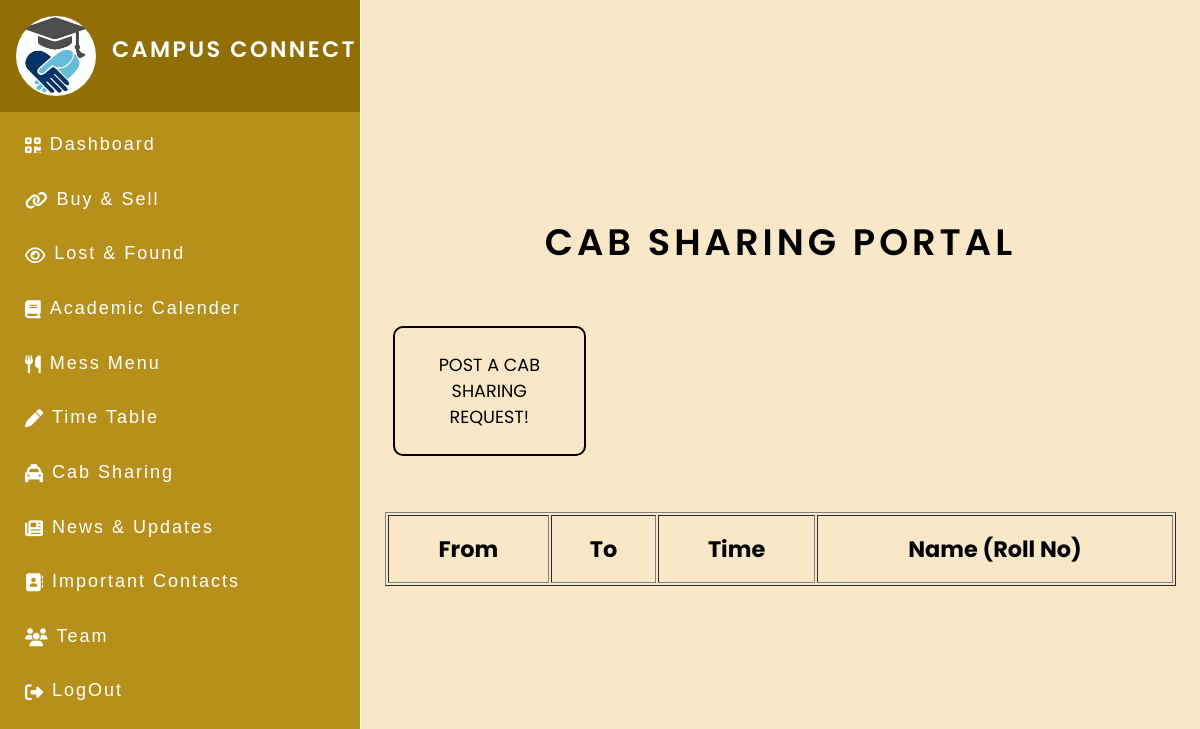
The app's page /cabsharing (signed in), older data.
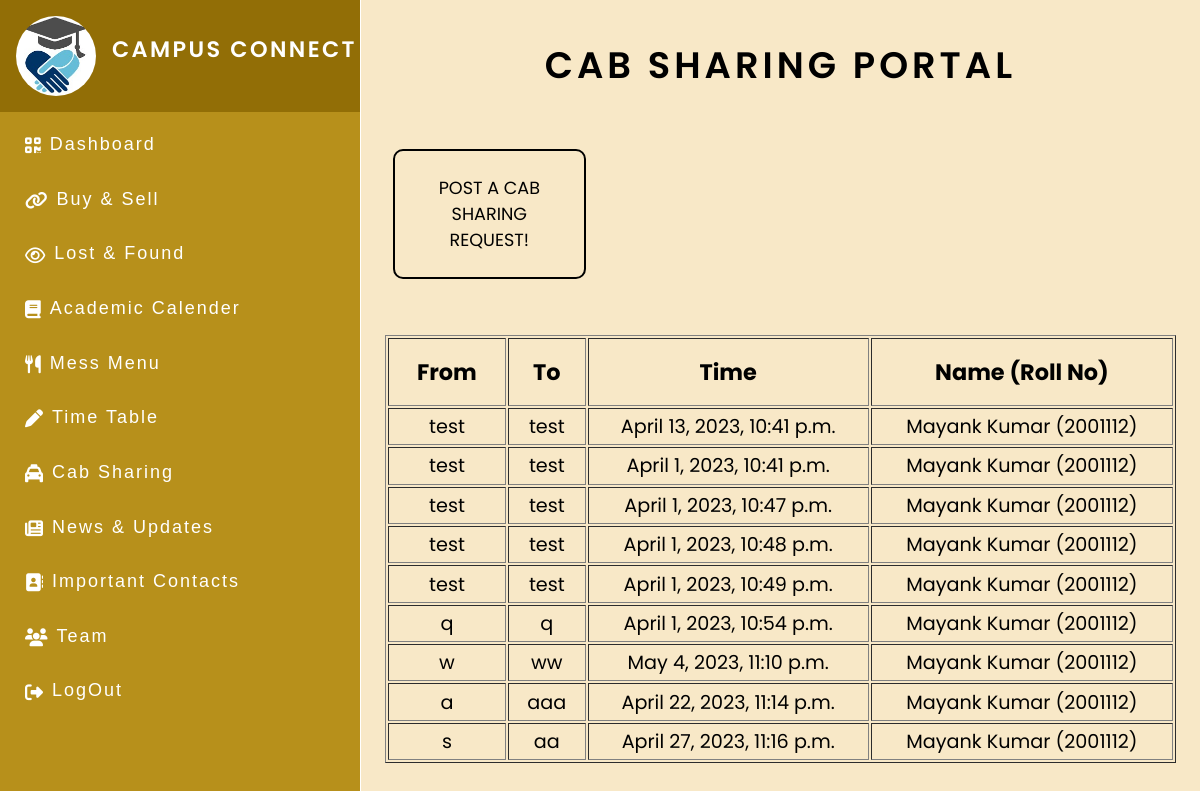
The same page, newer data.
### CampusConnectApp/models.py (models this page shows)
class CabSharing(models.Model):
    id = models.AutoField(primary_key=True)
    to_address = models.CharField(max_length=500)
    from_address = models.CharField(max_length=500)
    roll = models.ForeignKey(Users, on_delete=models.CASCADE)
    time = models.DateTimeField()

class Users(models.Model):
    email = models.EmailField()
    name = models.CharField(max_length=100)
    roll = models.CharField(max_length=20, primary_key=True)
    contact = models.CharField(max_length=20)
    dept = models.CharField(max_length=10)
    batch = models.IntegerField()
    username = models.CharField(max_length=100)
    password = models.CharField(max_length=100)

### CampusConnectApp/views.py (the view)
# urls.py: path('cabsharing', views.cabsharing, name='cabsharing'),
def cabsharing(request):
    getdata = CabSharing.objects.all()
    template = loader.get_template('cabsharing.html')
    context = {
        'data': getdata
    }
    return HttpResponse(template.render(context, request))

### templates/cabsharing.html
{%extends "dashboard.html" %} {% load static %} {%block start%} {% block css %}
<link rel="stylesheet" href="{% static 'importantContacts/style.css' %}" />
{% endblock %}
<div class="container2">
  <h1 class="main_heading">Cab Sharing Portal</h1>
  <a class="button sell_button" href="cabsharing/cabsharingform"
    >Post a cab sharing request!</a
  >
  <table class="table" border="1">
    <tr>
      <th class="table_heading">From</th>
      <th class="table_heading">To</th>
      <th class="table_heading">Time</th>
      <th class="table_heading">Name (Roll No)</th>
    </tr>
    {% for x in data %}
    <tr>
      <td class="table_data">{{ x.from_address }}</td>
      <td class="table_data">{{ x.to_address }}</td>
      <td class="table_data">{{ x.time }}</td>
      <td class="table_data">{{ x.roll.name }} ({{ x.roll.roll }})</td>
    </tr>
    {% endfor %}
  </table>
</div>
{%endblock%}

### templates/dashboard.html (shortened to what this page needs)
<!DOCTYPE html>
{% load socialaccount %}
<html lang="en">
  <head>
    {% load static %}
    <link href="{% static 'dashboard/style.css' %}" rel="stylesheet" />
    <link
      href="{% static 'fontawesomefree/css/fontawesome.css' %}"
      rel="stylesheet"
      type="text/css"
    />
    <link
      href="{% static 'fontawesomefree/css/brands.css' %}"
      rel="stylesheet"
      type="text/css"
    />
    <link
      href="{% static 'fontawesomefree/css/solid.css' %}"
      rel="stylesheet"
      type="text/css"
    />
  </head>
  <body>
    {% if user.is_authenticated %}
    <div>
      <div class="container">
        <div class="left">
          <div class="fixed">
            <a class="logo" href="/">
              <div class="logo">
                <img
                  class="logo_img"
                  src="{% static 'dashboard/logo.jpeg' %}"
                  alt="photo not loading"
                />
                <p>Campus Connect</p>
              </div>
            </a>
            <div class="sidebar_content">
              <ul>
                <li>
                  <a href="/">
                    <span class="icon"><i class="fa fa-qrcode"></i></span>
                    <span class="text">Dashboard</span>
                  </a>
                </li>
                <li>
                  <a href="/buy">
                    <span class="icon"><i class="fa fa-link"></i></span>
                    <span class="text">Buy & Sell</span>
                  </a>
                </li>
                <li>
                  <a href="/lostfound">
                    <span class="icon"><i class="fa fa-eye"></i></span>
                    <span class="text">Lost & Found</span>
                  </a>
                </li>
                <li>
                  <a href="https://www.iiitg.ac.in/calendar_continuing.php">
                    <span class="icon"><i class="fa fa-book"></i></span>
                    <span class="text">Academic Calender</span>
                  </a>
                </li>
                <li>
                  <a href="#">
                    <span class="icon"><i class="fas fa-cutlery"></i></span>
                    <span class="text">Mess Menu</span>
                  </a>
                </li>
                <li>
                  <a href="#">
                    <span class="icon"><i class="fa fa-pen"></i></span>
                    <span class="text">Time Table</span>
                  </a>
                </li>
                <li>
                  <a href="/cabsharing">
                    <span class="icon"><i class="fa fa-taxi"></i></span>
                    <span class="text">Cab Sharing</span>
                  </a>
                </li>
                <li>
                  <a href="https://iiitg.ac.in">
                    <span class="icon"
                      ><i class="fa fa-solid fa-newspaper"></i
                    ></span>
                    <span class="text">News & Updates</span>
                  </a>
                </li>
                <li>
                  <a href="/importantContacts">
                    <span class="icon"
                      ><i class="fa fa-solid fa-address-book"></i
                    ></span>
                    <span class="text">Important Contacts</span>
                  </a>
                </li>
                <li>
                  <a href="/team">
                    <span class="icon"><i class="fa fa-users"></i></span>
                    <span class="text">Team</span>
                  </a>
                </li>
                <li>
                  <a href="/logout">
                    <span class="icon"><i class="fa fa-sign-out"></i></span>
                    <span class="text">LogOut</span>
                  </a>
                </li>
              </ul>
            </div>
          </div>
        </div>
        <div class="right">{%block start%} {%endblock%}</div>
      </div>
    </div>
    {% endif %}
  </body>
</html>

### CampusConnectApp/static/dashboard/style.css (style rules this page uses)
* { font-family: 'Poppins', sans-serif; margin: 0; padding: 0; box-sizing: border-box; list-style: none; text-decoration: none; }
body { font-family: 'Poppins', sans-serif; }
.container { display: flex; flex-direction: row; }
.left { display: flex; flex-direction: column; width: 30%; background-color: #B7901B; }
.left .fixed { position: fixed; width: 30%; }
.left .logo { display: flex; text-decoration: none; color: white; flex-direction: row; width: 100%; background-color: #926E06; }
.left .logo img { width: 5rem; height: 5rem; object-fit: cover; border-radius: 10rem; margin: 1rem; }
.left .logo p { text-transform: uppercase; font-size: 1.4rem; font-weight: 600; letter-spacing: .15rem; margin: 2rem 0rem; }
.sidebar_content ul li a { display: block; padding: .55rem 25px; color: #0e94d4; padding: .46rem; margin: .8rem; transition: color 0.2s linear, background-color 0.2s linear; }
.sidebar_content ul li a .icon { font-size: 18px; padding: .2rem; margin: .1rem; color: white; vertical-align: middle; }
.sidebar_content ul li a .text { margin-left: auto; color: #fff; font-family: sans-serif; font-size: 18px; letter-spacing: 2px; }
.right { width: 70%; background-color: #f8e8c7; }
body { height: 100vh; font-family: 'Poppins', sans-serif; color: black; }
.button { display: inline-block; text-decoration: none; cursor: pointer; box-sizing: border-box; padding: 1.5rem; margin: 2rem; font-size: 1.1rem; text-align: center; text-transform: uppercase; color: black; background-color: transparent; border-radius: 10px; border: 2px solid black; transition: color 0.2s linear, background-color 0.2s linear; }
.main_heading { padding: .5rem ; font-size: 2.3rem; text-align: center; margin: 1rem; font-weight: 600; text-transform: uppercase; letter-spacing: 4px; }

### CampusConnectApp/static/importantContacts/style.css (style rules this page uses)
.container2 { color: black; min-height: 100vh; display: flex; flex-direction: column; text-align: center; justify-content: center; }
.sell_button { width: 23%; }
.table { margin: 1.5rem; }
.table .table_heading { padding: 1rem; font-size: 1.4rem; }
.table .table_data { padding: .2rem; font-size: 1.2rem; }

Row changes from the older to the newer data that the page shows:
added CabSharing: from_address "test", to_address "test", time "April 13, 2023, 10:41 p.m.", roll.name "Mayank Kumar", roll.roll "2001112"
added CabSharing: from_address "test", to_address "test", time "April 1, 2023, 10:41 p.m.", roll.name "Mayank Kumar", roll.roll "2001112"
added CabSharing: from_address "test", to_address "test", time "April 1, 2023, 10:47 p.m.", roll.name "Mayank Kumar", roll.roll "2001112"
added CabSharing: from_address "test", to_address "test", time "April 1, 2023, 10:48 p.m.", roll.name "Mayank Kumar", roll.roll "2001112"
added CabSharing: from_address "test", to_address "test", time "April 1, 2023, 10:49 p.m.", roll.name "Mayank Kumar", roll.roll "2001112"
added CabSharing: from_address "q", to_address "q", time "April 1, 2023, 10:54 p.m.", roll.name "Mayank Kumar", roll.roll "2001112"
added CabSharing: from_address "w", to_address "ww", time "May 4, 2023, 11:10 p.m.", roll.name "Mayank Kumar", roll.roll "2001112"
added CabSharing: from_address "a", to_address "aaa", time "April 22, 2023, 11:14 p.m.", roll.name "Mayank Kumar", roll.roll "2001112"
added CabSharing: from_address "s", to_address "aa", time "April 27, 2023, 11:16 p.m.", roll.name "Mayank Kumar", roll.roll "2001112"
